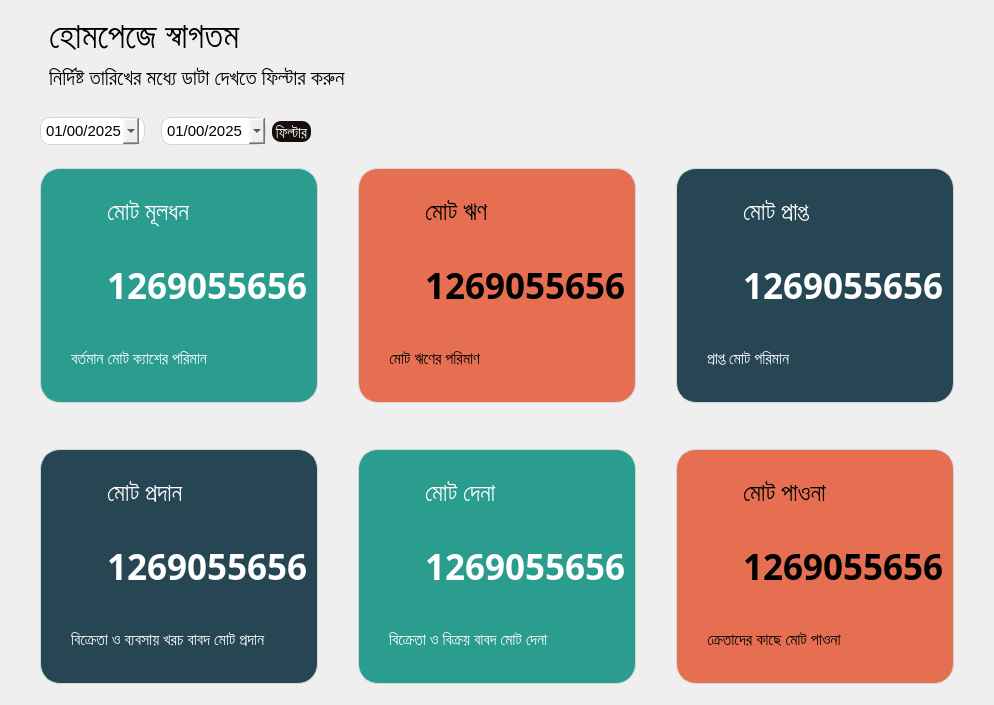
<?xml version="1.0" encoding="UTF-8"?>
<ui version="4.0">
 <class>HomePageMain</class>
 <widget class="QWidget" name="HomePageMain">
  <property name="geometry">
   <rect>
    <x>0</x>
    <y>0</y>
    <width>968</width>
    <height>705</height>
   </rect>
  </property>
  <property name="windowTitle">
   <string>Form</string>
  </property>
  <property name="styleSheet">
   <string notr="true">#startDateInput, #endDateInput{
border-radius:10px;
border:1px solid #D5D5D5;
padding:3px;
}#startDateInput{
margin-right:5px;
}#endDateInput{
margin-left:5px;
}
#capitalFrame, #loanFrame, #paidFrame, #payableFrame,#receivableFrame,#receivedFrame{
border:1px solid #D5D5D5;
border-radius:20px;
background:white;
}

QPushButton{background-color:#150E0A;color:white;padding:3px 3px 0px 3px;border-radius:9px;text-align:center;}
QDateEdit{border:1px solid #B8B8B8;border-radius:5px;}
QDateEdit::drop-down { image: url('./images/down-arrow.png');margin:1px 0px 0 0;border:1px solid #DEDEDE;}</string>
  </property>
  <layout class="QVBoxLayout" name="verticalLayout_18">
   <property name="leftMargin">
    <number>40</number>
   </property>
   <property name="rightMargin">
    <number>40</number>
   </property>
   <item>
    <widget class="QWidget" name="PageLabel" native="true">
     <property name="maximumSize">
      <size>
       <width>16777215</width>
       <height>85</height>
      </size>
     </property>
     <layout class="QVBoxLayout" name="verticalLayout_11">
      <property name="bottomMargin">
       <number>0</number>
      </property>
      <item>
       <widget class="QLabel" name="label">
        <property name="font">
         <font>
          <family>SutonnyMJ</family>
          <pointsize>26</pointsize>
         </font>
        </property>
        <property name="text">
         <string>হোমপেজে স্বাগতম</string>
        </property>
       </widget>
      </item>
      <item>
       <widget class="QLabel" name="label_2">
        <property name="font">
         <font>
          <family>SutonnyMJ</family>
          <pointsize>16</pointsize>
         </font>
        </property>
        <property name="text">
         <string>নির্দিষ্ট তারিখের মধ্যে ডাটা দেখতে ফিল্টার করুন </string>
        </property>
       </widget>
      </item>
     </layout>
    </widget>
   </item>
   <item>
    <widget class="QWidget" name="filteWidget" native="true">
     <property name="maximumSize">
      <size>
       <width>16777215</width>
       <height>50</height>
      </size>
     </property>
     <layout class="QHBoxLayout" name="horizontalLayout_20">
      <property name="leftMargin">
       <number>0</number>
      </property>
      <property name="bottomMargin">
       <number>0</number>
      </property>
      <item>
       <widget class="QDateEdit" name="startDateInput">
        <property name="minimumSize">
         <size>
          <width>0</width>
          <height>0</height>
         </size>
        </property>
        <property name="maximumSize">
         <size>
          <width>16777215</width>
          <height>16777215</height>
         </size>
        </property>
        <property name="font">
         <font>
          <family>Arial</family>
          <pointsize>11</pointsize>
         </font>
        </property>
        <property name="focusPolicy">
         <enum>Qt::WheelFocus</enum>
        </property>
        <property name="layoutDirection">
         <enum>Qt::LeftToRight</enum>
        </property>
        <property name="correctionMode">
         <enum>QAbstractSpinBox::CorrectToNearestValue</enum>
        </property>
        <property name="displayFormat">
         <string>dd/mm/yyyy</string>
        </property>
        <property name="calendarPopup">
         <bool>true</bool>
        </property>
        <property name="date">
         <date>
          <year>2025</year>
          <month>1</month>
          <day>1</day>
         </date>
        </property>
       </widget>
      </item>
      <item>
       <widget class="QDateEdit" name="endDateInput">
        <property name="sizePolicy">
         <sizepolicy hsizetype="Fixed" vsizetype="Fixed">
          <horstretch>0</horstretch>
          <verstretch>0</verstretch>
         </sizepolicy>
        </property>
        <property name="minimumSize">
         <size>
          <width>0</width>
          <height>0</height>
         </size>
        </property>
        <property name="maximumSize">
         <size>
          <width>16777215</width>
          <height>16777215</height>
         </size>
        </property>
        <property name="font">
         <font>
          <family>Arial</family>
          <pointsize>11</pointsize>
         </font>
        </property>
        <property name="focusPolicy">
         <enum>Qt::WheelFocus</enum>
        </property>
        <property name="layoutDirection">
         <enum>Qt::LeftToRight</enum>
        </property>
        <property name="correctionMode">
         <enum>QAbstractSpinBox::CorrectToNearestValue</enum>
        </property>
        <property name="displayFormat">
         <string>dd/mm/yyyy</string>
        </property>
        <property name="calendarPopup">
         <bool>true</bool>
        </property>
        <property name="date">
         <date>
          <year>2025</year>
          <month>1</month>
          <day>1</day>
         </date>
        </property>
       </widget>
      </item>
      <item>
       <widget class="QPushButton" name="filterBtn">
        <property name="font">
         <font>
          <family>Arial</family>
          <pointsize>11</pointsize>
         </font>
        </property>
        <property name="cursor">
         <cursorShape>PointingHandCursor</cursorShape>
        </property>
        <property name="text">
         <string>ফিল্টার</string>
        </property>
        <property name="icon">
         <iconset resource="../resource.qrc">
          <normaloff>:/icons/icons/filter.svg</normaloff>:/icons/icons/filter.svg</iconset>
        </property>
       </widget>
      </item>
      <item>
       <spacer name="horizontalSpacer">
        <property name="orientation">
         <enum>Qt::Horizontal</enum>
        </property>
        <property name="sizeHint" stdset="0">
         <size>
          <width>613</width>
          <height>20</height>
         </size>
        </property>
       </spacer>
      </item>
     </layout>
    </widget>
   </item>
   <item>
    <widget class="QWidget" name="homeContentTop" native="true">
     <layout class="QHBoxLayout" name="horizontalLayout_21">
      <property name="spacing">
       <number>40</number>
      </property>
      <property name="leftMargin">
       <number>0</number>
      </property>
      <property name="topMargin">
       <number>10</number>
      </property>
      <property name="rightMargin">
       <number>0</number>
      </property>
      <property name="bottomMargin">
       <number>20</number>
      </property>
      <item>
       <widget class="QFrame" name="capitalFrame">
        <property name="font">
         <font>
          <family>Arial</family>
         </font>
        </property>
        <property name="styleSheet">
         <string notr="true">background-color: #2A9D8F;
color: rgb(255, 255, 255);</string>
        </property>
        <property name="frameShape">
         <enum>QFrame::StyledPanel</enum>
        </property>
        <property name="frameShadow">
         <enum>QFrame::Raised</enum>
        </property>
        <layout class="QVBoxLayout" name="verticalLayout_12">
         <property name="leftMargin">
          <number>30</number>
         </property>
         <item>
          <layout class="QHBoxLayout" name="horizontalLayout_7">
           <item>
            <widget class="QLabel" name="earnIcon">
             <property name="minimumSize">
              <size>
               <width>30</width>
               <height>30</height>
              </size>
             </property>
             <property name="maximumSize">
              <size>
               <width>30</width>
               <height>30</height>
              </size>
             </property>
             <property name="text">
              <string/>
             </property>
             <property name="pixmap">
              <pixmap resource="../resource.qrc">:/icons/images/capital.png</pixmap>
             </property>
             <property name="scaledContents">
              <bool>true</bool>
             </property>
             <property name="alignment">
              <set>Qt::AlignRight|Qt::AlignTrailing|Qt::AlignVCenter</set>
             </property>
            </widget>
           </item>
           <item>
            <widget class="QLabel" name="earnLabel">
             <property name="maximumSize">
              <size>
               <width>16777215</width>
               <height>16777215</height>
              </size>
             </property>
             <property name="font">
              <font>
               <family>SutonnyMJ</family>
               <pointsize>18</pointsize>
               <weight>50</weight>
               <bold>false</bold>
              </font>
             </property>
             <property name="text">
              <string>মোট মূলধন</string>
             </property>
             <property name="scaledContents">
              <bool>true</bool>
             </property>
             <property name="alignment">
              <set>Qt::AlignLeading|Qt::AlignLeft|Qt::AlignVCenter</set>
             </property>
            </widget>
           </item>
          </layout>
         </item>
         <item>
          <layout class="QHBoxLayout" name="horizontalLayout">
           <item>
            <widget class="QFrame" name="capitalAmountIcon">
             <property name="minimumSize">
              <size>
               <width>30</width>
               <height>30</height>
              </size>
             </property>
             <property name="maximumSize">
              <size>
               <width>30</width>
               <height>16777215</height>
              </size>
             </property>
             <layout class="QVBoxLayout" name="verticalLayout">
              <item>
               <widget class="QLabel" name="label_3">
                <property name="minimumSize">
                 <size>
                  <width>25</width>
                  <height>25</height>
                 </size>
                </property>
                <property name="maximumSize">
                 <size>
                  <width>25</width>
                  <height>25</height>
                 </size>
                </property>
                <property name="text">
                 <string/>
                </property>
                <property name="pixmap">
                 <pixmap resource="../resource.qrc">:/icons/images/taka.png</pixmap>
                </property>
                <property name="scaledContents">
                 <bool>true</bool>
                </property>
                <property name="alignment">
                 <set>Qt::AlignCenter</set>
                </property>
                <property name="wordWrap">
                 <bool>false</bool>
                </property>
               </widget>
              </item>
              <item>
               <widget class="QLabel" name="label_4">
                <property name="text">
                 <string/>
                </property>
               </widget>
              </item>
             </layout>
            </widget>
           </item>
           <item>
            <widget class="QLabel" name="capitalAmount">
             <property name="font">
              <font>
               <family>SutonnyMJ</family>
               <pointsize>26</pointsize>
               <weight>75</weight>
               <bold>true</bold>
              </font>
             </property>
             <property name="text">
              <string>1269055656</string>
             </property>
             <property name="alignment">
              <set>Qt::AlignLeading|Qt::AlignLeft|Qt::AlignVCenter</set>
             </property>
            </widget>
           </item>
          </layout>
         </item>
         <item>
          <widget class="QLabel" name="label_5">
           <property name="font">
            <font>
             <family>SutonnyMJ</family>
             <pointsize>12</pointsize>
            </font>
           </property>
           <property name="text">
            <string>বর্তমান মোট ক্যাশের পরিমান </string>
           </property>
          </widget>
         </item>
        </layout>
       </widget>
      </item>
      <item>
       <widget class="QFrame" name="loanFrame">
        <property name="font">
         <font>
          <family>Arial</family>
         </font>
        </property>
        <property name="styleSheet">
         <string notr="true">background-color: #E76F51;</string>
        </property>
        <property name="frameShape">
         <enum>QFrame::StyledPanel</enum>
        </property>
        <property name="frameShadow">
         <enum>QFrame::Raised</enum>
        </property>
        <layout class="QVBoxLayout" name="verticalLayout_13">
         <property name="leftMargin">
          <number>30</number>
         </property>
         <item>
          <layout class="QHBoxLayout" name="horizontalLayout_13">
           <item>
            <widget class="QLabel" name="earnIcon_4">
             <property name="minimumSize">
              <size>
               <width>30</width>
               <height>30</height>
              </size>
             </property>
             <property name="maximumSize">
              <size>
               <width>30</width>
               <height>30</height>
              </size>
             </property>
             <property name="text">
              <string/>
             </property>
             <property name="pixmap">
              <pixmap resource="../resource.qrc">:/icons/images/loan.png</pixmap>
             </property>
             <property name="scaledContents">
              <bool>true</bool>
             </property>
             <property name="alignment">
              <set>Qt::AlignRight|Qt::AlignTrailing|Qt::AlignVCenter</set>
             </property>
            </widget>
           </item>
           <item>
            <widget class="QLabel" name="earnLabel_4">
             <property name="maximumSize">
              <size>
               <width>16777215</width>
               <height>16777215</height>
              </size>
             </property>
             <property name="font">
              <font>
               <family>SutonnyMJ</family>
               <pointsize>18</pointsize>
               <weight>50</weight>
               <bold>false</bold>
              </font>
             </property>
             <property name="text">
              <string>মোট ঋণ </string>
             </property>
             <property name="scaledContents">
              <bool>true</bool>
             </property>
             <property name="alignment">
              <set>Qt::AlignLeading|Qt::AlignLeft|Qt::AlignVCenter</set>
             </property>
            </widget>
           </item>
          </layout>
         </item>
         <item>
          <layout class="QHBoxLayout" name="horizontalLayout_12">
           <item>
            <widget class="QFrame" name="capitalAmountIcon_4">
             <property name="minimumSize">
              <size>
               <width>30</width>
               <height>30</height>
              </size>
             </property>
             <property name="maximumSize">
              <size>
               <width>30</width>
               <height>16777215</height>
              </size>
             </property>
             <layout class="QVBoxLayout" name="verticalLayout_4">
              <item>
               <widget class="QLabel" name="label_13">
                <property name="minimumSize">
                 <size>
                  <width>25</width>
                  <height>25</height>
                 </size>
                </property>
                <property name="maximumSize">
                 <size>
                  <width>25</width>
                  <height>25</height>
                 </size>
                </property>
                <property name="text">
                 <string/>
                </property>
                <property name="pixmap">
                 <pixmap resource="../resource.qrc">:/icons/images/taka.png</pixmap>
                </property>
                <property name="scaledContents">
                 <bool>true</bool>
                </property>
                <property name="alignment">
                 <set>Qt::AlignCenter</set>
                </property>
                <property name="wordWrap">
                 <bool>false</bool>
                </property>
               </widget>
              </item>
              <item>
               <widget class="QLabel" name="label_14">
                <property name="text">
                 <string/>
                </property>
               </widget>
              </item>
             </layout>
            </widget>
           </item>
           <item>
            <widget class="QLabel" name="loanAmount">
             <property name="font">
              <font>
               <family>SutonnyMJ</family>
               <pointsize>26</pointsize>
               <weight>75</weight>
               <bold>true</bold>
              </font>
             </property>
             <property name="text">
              <string>1269055656</string>
             </property>
             <property name="alignment">
              <set>Qt::AlignLeading|Qt::AlignLeft|Qt::AlignVCenter</set>
             </property>
            </widget>
           </item>
          </layout>
         </item>
         <item>
          <widget class="QLabel" name="label_12">
           <property name="font">
            <font>
             <family>SutonnyMJ</family>
             <pointsize>12</pointsize>
            </font>
           </property>
           <property name="text">
            <string>মোট ঋণের পরিমাণ</string>
           </property>
          </widget>
         </item>
        </layout>
       </widget>
      </item>
      <item>
       <widget class="QFrame" name="receivedFrame">
        <property name="font">
         <font>
          <family>Arial</family>
         </font>
        </property>
        <property name="styleSheet">
         <string notr="true">background-color: #264653;
color: rgb(255, 255, 255);</string>
        </property>
        <property name="frameShape">
         <enum>QFrame::StyledPanel</enum>
        </property>
        <property name="frameShadow">
         <enum>QFrame::Raised</enum>
        </property>
        <layout class="QVBoxLayout" name="verticalLayout_14">
         <property name="leftMargin">
          <number>30</number>
         </property>
         <item>
          <layout class="QHBoxLayout" name="horizontalLayout_15">
           <item>
            <widget class="QLabel" name="earnIcon_5">
             <property name="minimumSize">
              <size>
               <width>30</width>
               <height>30</height>
              </size>
             </property>
             <property name="maximumSize">
              <size>
               <width>30</width>
               <height>30</height>
              </size>
             </property>
             <property name="text">
              <string/>
             </property>
             <property name="pixmap">
              <pixmap resource="../resource.qrc">:/icons/images/received.png</pixmap>
             </property>
             <property name="scaledContents">
              <bool>true</bool>
             </property>
             <property name="alignment">
              <set>Qt::AlignRight|Qt::AlignTrailing|Qt::AlignVCenter</set>
             </property>
            </widget>
           </item>
           <item>
            <widget class="QLabel" name="earnLabel_5">
             <property name="maximumSize">
              <size>
               <width>16777215</width>
               <height>16777215</height>
              </size>
             </property>
             <property name="font">
              <font>
               <family>SutonnyMJ</family>
               <pointsize>18</pointsize>
               <weight>50</weight>
               <bold>false</bold>
              </font>
             </property>
             <property name="text">
              <string>মোট প্রাপ্ত</string>
             </property>
             <property name="scaledContents">
              <bool>true</bool>
             </property>
             <property name="alignment">
              <set>Qt::AlignLeading|Qt::AlignLeft|Qt::AlignVCenter</set>
             </property>
            </widget>
           </item>
          </layout>
         </item>
         <item>
          <layout class="QHBoxLayout" name="horizontalLayout_14">
           <item>
            <widget class="QFrame" name="capitalAmountIcon_5">
             <property name="minimumSize">
              <size>
               <width>30</width>
               <height>30</height>
              </size>
             </property>
             <property name="maximumSize">
              <size>
               <width>30</width>
               <height>16777215</height>
              </size>
             </property>
             <layout class="QVBoxLayout" name="verticalLayout_5">
              <item>
               <widget class="QLabel" name="label_16">
                <property name="minimumSize">
                 <size>
                  <width>25</width>
                  <height>25</height>
                 </size>
                </property>
                <property name="maximumSize">
                 <size>
                  <width>25</width>
                  <height>25</height>
                 </size>
                </property>
                <property name="text">
                 <string/>
                </property>
                <property name="pixmap">
                 <pixmap resource="../resource.qrc">:/icons/images/taka.png</pixmap>
                </property>
                <property name="scaledContents">
                 <bool>true</bool>
                </property>
                <property name="alignment">
                 <set>Qt::AlignCenter</set>
                </property>
                <property name="wordWrap">
                 <bool>false</bool>
                </property>
               </widget>
              </item>
              <item>
               <widget class="QLabel" name="label_17">
                <property name="text">
                 <string/>
                </property>
               </widget>
              </item>
             </layout>
            </widget>
           </item>
           <item>
            <widget class="QLabel" name="receivedAmount">
             <property name="font">
              <font>
               <family>SutonnyMJ</family>
               <pointsize>26</pointsize>
               <weight>75</weight>
               <bold>true</bold>
              </font>
             </property>
             <property name="text">
              <string>1269055656</string>
             </property>
             <property name="alignment">
              <set>Qt::AlignLeading|Qt::AlignLeft|Qt::AlignVCenter</set>
             </property>
            </widget>
           </item>
          </layout>
         </item>
         <item>
          <widget class="QLabel" name="label_15">
           <property name="font">
            <font>
             <family>SutonnyMJ</family>
             <pointsize>12</pointsize>
            </font>
           </property>
           <property name="text">
            <string>প্রাপ্ত মোট পরিমান</string>
           </property>
          </widget>
         </item>
        </layout>
       </widget>
      </item>
     </layout>
    </widget>
   </item>
   <item>
    <widget class="QWidget" name="homeContentBottom" native="true">
     <layout class="QHBoxLayout" name="horizontalLayout_22">
      <property name="spacing">
       <number>40</number>
      </property>
      <property name="leftMargin">
       <number>0</number>
      </property>
      <property name="topMargin">
       <number>20</number>
      </property>
      <property name="rightMargin">
       <number>0</number>
      </property>
      <property name="bottomMargin">
       <number>10</number>
      </property>
      <item>
       <widget class="QFrame" name="paidFrame">
        <property name="font">
         <font>
          <family>Arial</family>
         </font>
        </property>
        <property name="styleSheet">
         <string notr="true">background-color: #264653;
color: rgb(255, 255, 255);</string>
        </property>
        <property name="frameShape">
         <enum>QFrame::StyledPanel</enum>
        </property>
        <property name="frameShadow">
         <enum>QFrame::Raised</enum>
        </property>
        <layout class="QVBoxLayout" name="verticalLayout_15">
         <property name="leftMargin">
          <number>30</number>
         </property>
         <item>
          <layout class="QHBoxLayout" name="horizontalLayout_16">
           <item>
            <widget class="QLabel" name="earnIcon_6">
             <property name="minimumSize">
              <size>
               <width>30</width>
               <height>30</height>
              </size>
             </property>
             <property name="maximumSize">
              <size>
               <width>30</width>
               <height>30</height>
              </size>
             </property>
             <property name="text">
              <string/>
             </property>
             <property name="pixmap">
              <pixmap resource="../resource.qrc">:/icons/images/paid.png</pixmap>
             </property>
             <property name="scaledContents">
              <bool>true</bool>
             </property>
             <property name="alignment">
              <set>Qt::AlignRight|Qt::AlignTrailing|Qt::AlignVCenter</set>
             </property>
            </widget>
           </item>
           <item>
            <widget class="QLabel" name="earnLabel_6">
             <property name="maximumSize">
              <size>
               <width>16777215</width>
               <height>16777215</height>
              </size>
             </property>
             <property name="font">
              <font>
               <family>SutonnyMJ</family>
               <pointsize>18</pointsize>
               <weight>50</weight>
               <bold>false</bold>
              </font>
             </property>
             <property name="text">
              <string>মোট প্রদান</string>
             </property>
             <property name="scaledContents">
              <bool>true</bool>
             </property>
             <property name="alignment">
              <set>Qt::AlignLeading|Qt::AlignLeft|Qt::AlignVCenter</set>
             </property>
            </widget>
           </item>
          </layout>
         </item>
         <item>
          <layout class="QHBoxLayout" name="horizontalLayout_3">
           <item>
            <widget class="QFrame" name="capitalAmountIcon_6">
             <property name="minimumSize">
              <size>
               <width>30</width>
               <height>30</height>
              </size>
             </property>
             <property name="maximumSize">
              <size>
               <width>30</width>
               <height>16777215</height>
              </size>
             </property>
             <layout class="QVBoxLayout" name="verticalLayout_7">
              <item>
               <widget class="QLabel" name="label_19">
                <property name="minimumSize">
                 <size>
                  <width>25</width>
                  <height>25</height>
                 </size>
                </property>
                <property name="maximumSize">
                 <size>
                  <width>25</width>
                  <height>25</height>
                 </size>
                </property>
                <property name="text">
                 <string/>
                </property>
                <property name="pixmap">
                 <pixmap resource="../resource.qrc">:/icons/images/taka.png</pixmap>
                </property>
                <property name="scaledContents">
                 <bool>true</bool>
                </property>
                <property name="alignment">
                 <set>Qt::AlignCenter</set>
                </property>
                <property name="wordWrap">
                 <bool>false</bool>
                </property>
               </widget>
              </item>
              <item>
               <widget class="QLabel" name="label_20">
                <property name="text">
                 <string/>
                </property>
               </widget>
              </item>
             </layout>
            </widget>
           </item>
           <item>
            <widget class="QLabel" name="paidAmount">
             <property name="font">
              <font>
               <family>SutonnyMJ</family>
               <pointsize>26</pointsize>
               <weight>75</weight>
               <bold>true</bold>
              </font>
             </property>
             <property name="text">
              <string>1269055656</string>
             </property>
             <property name="alignment">
              <set>Qt::AlignLeading|Qt::AlignLeft|Qt::AlignVCenter</set>
             </property>
            </widget>
           </item>
          </layout>
         </item>
         <item>
          <widget class="QLabel" name="label_18">
           <property name="font">
            <font>
             <family>SutonnyMJ</family>
             <pointsize>12</pointsize>
            </font>
           </property>
           <property name="text">
            <string>বিক্রেতা ও ব্যবসায় খরচ বাবদ মোট প্রদান</string>
           </property>
          </widget>
         </item>
        </layout>
       </widget>
      </item>
      <item>
       <widget class="QFrame" name="payableFrame">
        <property name="font">
         <font>
          <family>SutonnyMJ</family>
         </font>
        </property>
        <property name="styleSheet">
         <string notr="true">background-color: #2A9D8F;
color: rgb(255, 255, 255);</string>
        </property>
        <property name="frameShape">
         <enum>QFrame::StyledPanel</enum>
        </property>
        <property name="frameShadow">
         <enum>QFrame::Raised</enum>
        </property>
        <layout class="QVBoxLayout" name="verticalLayout_16">
         <property name="leftMargin">
          <number>30</number>
         </property>
         <item>
          <layout class="QHBoxLayout" name="horizontalLayout_18">
           <item>
            <widget class="QLabel" name="earnIcon_9">
             <property name="minimumSize">
              <size>
               <width>30</width>
               <height>30</height>
              </size>
             </property>
             <property name="maximumSize">
              <size>
               <width>30</width>
               <height>30</height>
              </size>
             </property>
             <property name="text">
              <string/>
             </property>
             <property name="pixmap">
              <pixmap resource="../resource.qrc">:/icons/images/payable.png</pixmap>
             </property>
             <property name="scaledContents">
              <bool>true</bool>
             </property>
             <property name="alignment">
              <set>Qt::AlignRight|Qt::AlignTrailing|Qt::AlignVCenter</set>
             </property>
            </widget>
           </item>
           <item>
            <widget class="QLabel" name="earnLabel_9">
             <property name="maximumSize">
              <size>
               <width>16777215</width>
               <height>16777215</height>
              </size>
             </property>
             <property name="font">
              <font>
               <family>SutonnyMJ</family>
               <pointsize>18</pointsize>
               <weight>50</weight>
               <bold>false</bold>
              </font>
             </property>
             <property name="text">
              <string>মোট দেনা</string>
             </property>
             <property name="scaledContents">
              <bool>true</bool>
             </property>
             <property name="alignment">
              <set>Qt::AlignLeading|Qt::AlignLeft|Qt::AlignVCenter</set>
             </property>
            </widget>
           </item>
          </layout>
         </item>
         <item>
          <layout class="QHBoxLayout" name="horizontalLayout_5">
           <item>
            <widget class="QFrame" name="capitalAmountIcon_8">
             <property name="minimumSize">
              <size>
               <width>30</width>
               <height>30</height>
              </size>
             </property>
             <property name="maximumSize">
              <size>
               <width>30</width>
               <height>16777215</height>
              </size>
             </property>
             <layout class="QVBoxLayout" name="verticalLayout_9">
              <item>
               <widget class="QLabel" name="label_25">
                <property name="minimumSize">
                 <size>
                  <width>25</width>
                  <height>25</height>
                 </size>
                </property>
                <property name="maximumSize">
                 <size>
                  <width>25</width>
                  <height>25</height>
                 </size>
                </property>
                <property name="text">
                 <string/>
                </property>
                <property name="pixmap">
                 <pixmap resource="../resource.qrc">:/icons/images/taka.png</pixmap>
                </property>
                <property name="scaledContents">
                 <bool>true</bool>
                </property>
                <property name="alignment">
                 <set>Qt::AlignCenter</set>
                </property>
                <property name="wordWrap">
                 <bool>false</bool>
                </property>
               </widget>
              </item>
              <item>
               <widget class="QLabel" name="label_26">
                <property name="text">
                 <string/>
                </property>
               </widget>
              </item>
             </layout>
            </widget>
           </item>
           <item>
            <widget class="QLabel" name="payableAmount">
             <property name="font">
              <font>
               <family>SutonnyMJ</family>
               <pointsize>26</pointsize>
               <weight>75</weight>
               <bold>true</bold>
              </font>
             </property>
             <property name="text">
              <string>1269055656</string>
             </property>
             <property name="alignment">
              <set>Qt::AlignLeading|Qt::AlignLeft|Qt::AlignVCenter</set>
             </property>
            </widget>
           </item>
          </layout>
         </item>
         <item>
          <widget class="QLabel" name="label_24">
           <property name="font">
            <font>
             <family>SutonnyMJ</family>
             <pointsize>12</pointsize>
            </font>
           </property>
           <property name="text">
            <string>বিক্রেতা ও বিক্রয় বাবদ মোট দেনা</string>
           </property>
          </widget>
         </item>
        </layout>
       </widget>
      </item>
      <item>
       <widget class="QFrame" name="receivableFrame">
        <property name="font">
         <font>
          <family>SutonnyMJ</family>
         </font>
        </property>
        <property name="styleSheet">
         <string notr="true">background-color: #E76F51;</string>
        </property>
        <property name="frameShape">
         <enum>QFrame::StyledPanel</enum>
        </property>
        <property name="frameShadow">
         <enum>QFrame::Raised</enum>
        </property>
        <layout class="QVBoxLayout" name="verticalLayout_17">
         <property name="leftMargin">
          <number>30</number>
         </property>
         <item>
          <layout class="QHBoxLayout" name="horizontalLayout_19">
           <item>
            <widget class="QLabel" name="earnIcon_10">
             <property name="minimumSize">
              <size>
               <width>30</width>
               <height>30</height>
              </size>
             </property>
             <property name="maximumSize">
              <size>
               <width>30</width>
               <height>30</height>
              </size>
             </property>
             <property name="text">
              <string/>
             </property>
             <property name="pixmap">
              <pixmap resource="../resource.qrc">:/icons/images/receivable.png</pixmap>
             </property>
             <property name="scaledContents">
              <bool>true</bool>
             </property>
             <property name="alignment">
              <set>Qt::AlignRight|Qt::AlignTrailing|Qt::AlignVCenter</set>
             </property>
            </widget>
           </item>
           <item>
            <widget class="QLabel" name="earnLabel_10">
             <property name="maximumSize">
              <size>
               <width>16777215</width>
               <height>16777215</height>
              </size>
             </property>
             <property name="font">
              <font>
               <family>SutonnyMJ</family>
               <pointsize>18</pointsize>
               <weight>50</weight>
               <bold>false</bold>
              </font>
             </property>
             <property name="text">
              <string>মোট পাওনা</string>
             </property>
             <property name="scaledContents">
              <bool>true</bool>
             </property>
             <property name="alignment">
              <set>Qt::AlignLeading|Qt::AlignLeft|Qt::AlignVCenter</set>
             </property>
            </widget>
           </item>
          </layout>
         </item>
         <item>
          <layout class="QHBoxLayout" name="horizontalLayout_6">
           <item>
            <widget class="QFrame" name="capitalAmountIcon_9">
             <property name="minimumSize">
              <size>
               <width>30</width>
               <height>30</height>
              </size>
             </property>
             <property name="maximumSize">
              <size>
               <width>30</width>
               <height>16777215</height>
              </size>
             </property>
             <layout class="QVBoxLayout" name="verticalLayout_10">
              <item>
               <widget class="QLabel" name="label_28">
                <property name="minimumSize">
                 <size>
                  <width>25</width>
                  <height>25</height>
                 </size>
                </property>
                <property name="maximumSize">
                 <size>
                  <width>25</width>
                  <height>25</height>
                 </size>
                </property>
                <property name="text">
                 <string/>
                </property>
                <property name="pixmap">
                 <pixmap resource="../resource.qrc">:/icons/images/taka.png</pixmap>
                </property>
                <property name="scaledContents">
                 <bool>true</bool>
                </property>
                <property name="alignment">
                 <set>Qt::AlignCenter</set>
                </property>
                <property name="wordWrap">
                 <bool>false</bool>
                </property>
               </widget>
              </item>
              <item>
               <widget class="QLabel" name="label_29">
                <property name="text">
                 <string/>
                </property>
               </widget>
              </item>
             </layout>
            </widget>
           </item>
           <item>
            <widget class="QLabel" name="receivableAmount">
             <property name="font">
              <font>
               <family>SutonnyMJ</family>
               <pointsize>26</pointsize>
               <weight>75</weight>
               <bold>true</bold>
              </font>
             </property>
             <property name="text">
              <string>1269055656</string>
             </property>
             <property name="alignment">
              <set>Qt::AlignLeading|Qt::AlignLeft|Qt::AlignVCenter</set>
             </property>
            </widget>
           </item>
          </layout>
         </item>
         <item>
          <widget class="QLabel" name="label_27">
           <property name="font">
            <font>
             <family>SutonnyMJ</family>
             <pointsize>12</pointsize>
            </font>
           </property>
           <property name="text">
            <string>ক্রেতাদের কাছে মোট পাওনা</string>
           </property>
          </widget>
         </item>
        </layout>
       </widget>
      </item>
     </layout>
    </widget>
   </item>
  </layout>
 </widget>
 <resources>
  <include location="../resource.qrc"/>
 </resources>
 <connections/>
</ui>
